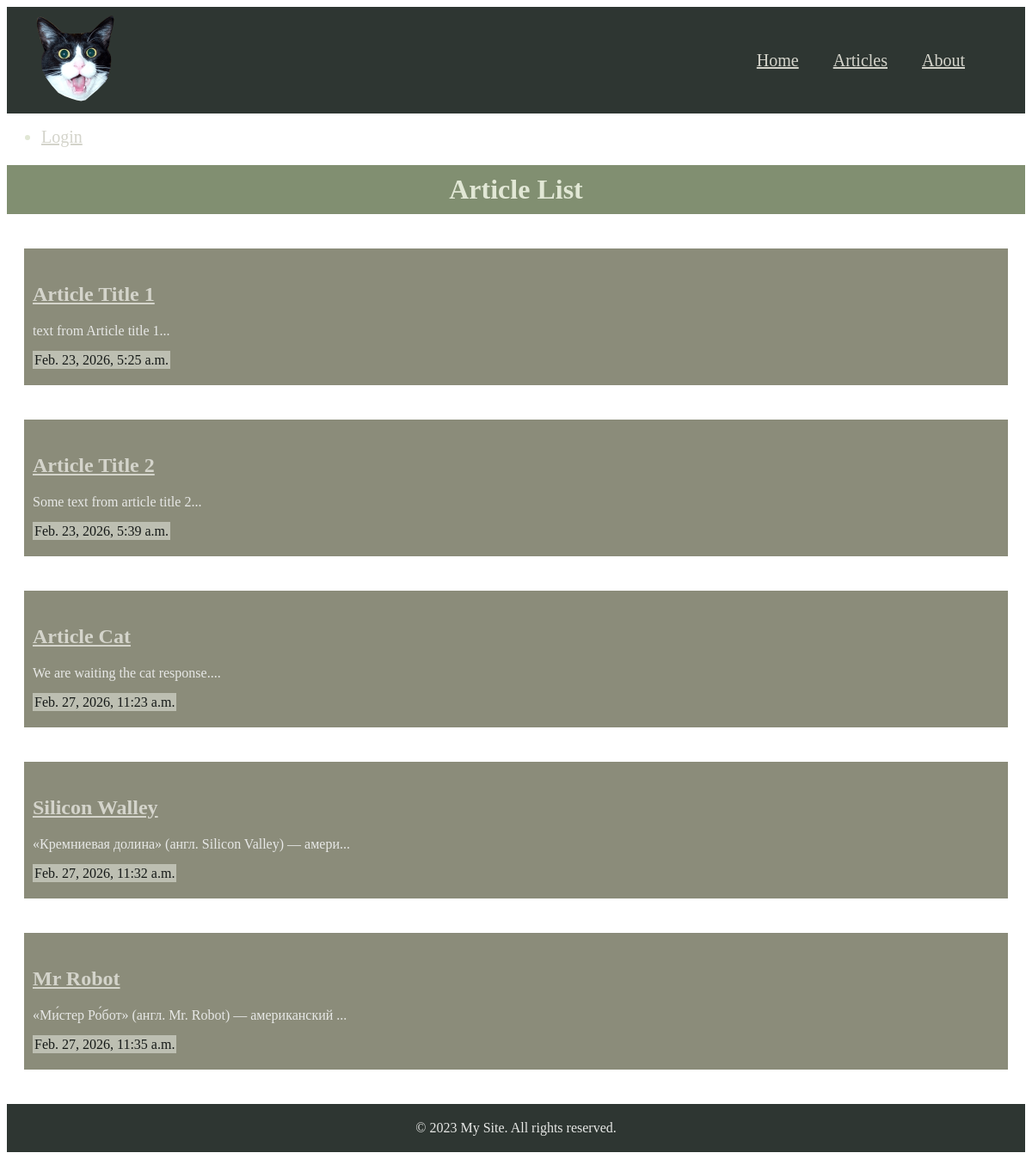
The app's page /articles/ with its own data.
### articles/models.py (models this page shows, shortened)
class Article(models.Model):
    title = models.CharField(max_length=200)
    slug = models.SlugField()
    body = models.TextField()
    date = models.DateTimeField(auto_now_add=True)
    thumbnail = models.ImageField(upload_to="images/", blank=True)
    def snippet(self):
        return self.body[:50] + '...'

### articles/views.py (the view)
# urls.py: path('', views.article_list, name='article_list'),
def article_list(request):
    articles = Article.objects.all().order_by('date')
    return render(request, 'articles/article_list.html', {'articles': articles})

### articles/templates/articles/article_list.html (shortened to what this page needs)
{% extends "base_layout.html" %}
{% block content %}
<main>
    <nav>
        <ul>
            {% if user.is_authenticated %}
                <li>
                    <form class="form" action="/accounts/logout/" method="post">
                        {% csrf_token %}
                        <button type="submit">Logout</button>
                    </form>
                </li>
            {% else %}
                <li>
                    <a href="{% url 'login' %}">Login</a>
                </li>
            {% endif %}
        </ul>
    </nav>
    <h1>Article List</h1>
    <div class="articles">
        {% for element in articles %}
        <div class="article__item">
            <h2>
                <a href="{% url 'article_detail' slug=element.slug %}">
                    {{ element.title }}
                </a>
            </h2>
            <p>
                {{ element.snippet }}
            </p>
            <time>
                {{ element.date }}
            </time>
        </div>
        {% endfor %}
    </div>
</main>
{% endblock content %}

### static/css/style.css (style rules this page uses)
ul > li { margin: 0 40px 0 0; color: #e1e7d5; font-size: 20px; }
h1 { padding: 10px 0; text-align: center; color: #e1e7d5; background-color: #818f71; }
a { color: #d4d4cb; }
p { color: #e7e8e6; }
time { margin: 10px 0 0 0; padding: 2px 2px; background-color: #bdbfb2; }
.article__item { margin: 40px 20px; padding: 20px 10px; color: #161a18; background-color: #8b8c7a; }

### records on screen
Article: title "Article Title 1", snippet "text from Article title 1...", date "Feb. 23, 2026, 5:25 a.m."
Article: title "Article Title 2", snippet "Some text from article title 2...", date "Feb. 23, 2026, 5:39 a.m."
Article: title "Article Cat", snippet "We are waiting the cat response....", date "Feb. 27, 2026, 11:23 a.m."
Article: title "Silicon Walley", snippet "«Кремниевая долина» (англ. Silicon Valley) — амери...", date "Feb. 27, 2026, 11:32 a.m."
Article: title "Mr Robot", snippet "«Ми́стер Ро́бот» (англ. Mr. Robot) — американский ...", date "Feb. 27, 2026, 11:35 a.m."
